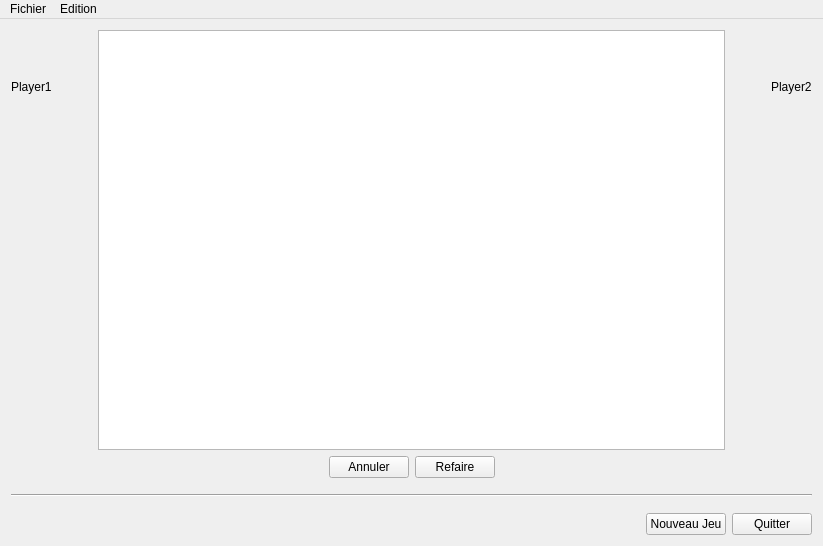
<?xml version="1.0" encoding="UTF-8"?>
<ui version="4.0">
 <class>Controller</class>
 <widget class="QMainWindow" name="Controller">
  <property name="geometry">
   <rect>
    <x>0</x>
    <y>0</y>
    <width>823</width>
    <height>546</height>
   </rect>
  </property>
  <property name="windowTitle">
   <string>Jeux Gauffre</string>
  </property>
  <widget class="QWidget" name="centralWidget">
   <layout class="QVBoxLayout" name="verticalLayout">
    <item>
     <layout class="QHBoxLayout" name="horizontalLayout_2">
      <item>
       <layout class="QVBoxLayout" name="verticalLayout_2">
        <item>
         <spacer name="verticalSpacer_3">
          <property name="orientation">
           <enum>Qt::Vertical</enum>
          </property>
          <property name="sizeType">
           <enum>QSizePolicy::Minimum</enum>
          </property>
          <property name="sizeHint" stdset="0">
           <size>
            <width>20</width>
            <height>50</height>
           </size>
          </property>
         </spacer>
        </item>
        <item>
         <widget class="QLabel" name="playerLabel1">
          <property name="text">
           <string>Player1</string>
          </property>
         </widget>
        </item>
        <item>
         <widget class="QLabel" name="diffLabel1">
          <property name="text">
           <string/>
          </property>
         </widget>
        </item>
        <item>
         <spacer name="verticalSpacer">
          <property name="orientation">
           <enum>Qt::Vertical</enum>
          </property>
          <property name="sizeHint" stdset="0">
           <size>
            <width>20</width>
            <height>40</height>
           </size>
          </property>
         </spacer>
        </item>
       </layout>
      </item>
      <item>
       <spacer name="horizontalSpacer_2">
        <property name="orientation">
         <enum>Qt::Horizontal</enum>
        </property>
        <property name="sizeType">
         <enum>QSizePolicy::Minimum</enum>
        </property>
        <property name="sizeHint" stdset="0">
         <size>
          <width>40</width>
          <height>20</height>
         </size>
        </property>
       </spacer>
      </item>
      <item>
       <widget class="QGraphicsView" name="graphicsView">
        <property name="sizeAdjustPolicy">
         <enum>QAbstractScrollArea::AdjustToContents</enum>
        </property>
        <property name="viewportUpdateMode">
         <enum>QGraphicsView::MinimalViewportUpdate</enum>
        </property>
       </widget>
      </item>
      <item>
       <spacer name="horizontalSpacer_3">
        <property name="orientation">
         <enum>Qt::Horizontal</enum>
        </property>
        <property name="sizeType">
         <enum>QSizePolicy::Minimum</enum>
        </property>
        <property name="sizeHint" stdset="0">
         <size>
          <width>40</width>
          <height>20</height>
         </size>
        </property>
       </spacer>
      </item>
      <item>
       <layout class="QVBoxLayout" name="verticalLayout_3">
        <item>
         <spacer name="verticalSpacer_4">
          <property name="orientation">
           <enum>Qt::Vertical</enum>
          </property>
          <property name="sizeType">
           <enum>QSizePolicy::Minimum</enum>
          </property>
          <property name="sizeHint" stdset="0">
           <size>
            <width>20</width>
            <height>50</height>
           </size>
          </property>
         </spacer>
        </item>
        <item>
         <widget class="QLabel" name="playerLabel2">
          <property name="text">
           <string>Player2</string>
          </property>
         </widget>
        </item>
        <item>
         <widget class="QLabel" name="diffLabel2">
          <property name="text">
           <string/>
          </property>
         </widget>
        </item>
        <item>
         <spacer name="verticalSpacer_2">
          <property name="orientation">
           <enum>Qt::Vertical</enum>
          </property>
          <property name="sizeHint" stdset="0">
           <size>
            <width>20</width>
            <height>40</height>
           </size>
          </property>
         </spacer>
        </item>
       </layout>
      </item>
     </layout>
    </item>
    <item>
     <layout class="QHBoxLayout" name="horizontalLayout_5">
      <item>
       <spacer name="horizontalSpacer_6">
        <property name="orientation">
         <enum>Qt::Horizontal</enum>
        </property>
        <property name="sizeHint" stdset="0">
         <size>
          <width>40</width>
          <height>20</height>
         </size>
        </property>
       </spacer>
      </item>
      <item>
       <widget class="QPushButton" name="undoButton">
        <property name="enabled">
         <bool>true</bool>
        </property>
        <property name="text">
         <string>Annuler</string>
        </property>
       </widget>
      </item>
      <item>
       <widget class="QPushButton" name="redoButton">
        <property name="enabled">
         <bool>true</bool>
        </property>
        <property name="text">
         <string>Refaire</string>
        </property>
       </widget>
      </item>
      <item>
       <spacer name="horizontalSpacer_7">
        <property name="orientation">
         <enum>Qt::Horizontal</enum>
        </property>
        <property name="sizeHint" stdset="0">
         <size>
          <width>40</width>
          <height>20</height>
         </size>
        </property>
       </spacer>
      </item>
     </layout>
    </item>
    <item>
     <layout class="QHBoxLayout" name="horizontalLayout_4"/>
    </item>
    <item>
     <spacer name="verticalSpacer_6">
      <property name="orientation">
       <enum>Qt::Vertical</enum>
      </property>
      <property name="sizeType">
       <enum>QSizePolicy::Maximum</enum>
      </property>
      <property name="sizeHint" stdset="0">
       <size>
        <width>20</width>
        <height>10</height>
       </size>
      </property>
     </spacer>
    </item>
    <item>
     <widget class="Line" name="line">
      <property name="orientation">
       <enum>Qt::Horizontal</enum>
      </property>
     </widget>
    </item>
    <item>
     <spacer name="verticalSpacer_5">
      <property name="orientation">
       <enum>Qt::Vertical</enum>
      </property>
      <property name="sizeType">
       <enum>QSizePolicy::Maximum</enum>
      </property>
      <property name="sizeHint" stdset="0">
       <size>
        <width>20</width>
        <height>10</height>
       </size>
      </property>
     </spacer>
    </item>
    <item>
     <layout class="QHBoxLayout" name="horizontalLayout">
      <item>
       <spacer name="horizontalSpacer">
        <property name="orientation">
         <enum>Qt::Horizontal</enum>
        </property>
        <property name="sizeHint" stdset="0">
         <size>
          <width>40</width>
          <height>20</height>
         </size>
        </property>
       </spacer>
      </item>
      <item>
       <widget class="QPushButton" name="newButton">
        <property name="toolTip">
         <string>Lance une nouvelle partie</string>
        </property>
        <property name="statusTip">
         <string/>
        </property>
        <property name="whatsThis">
         <string/>
        </property>
        <property name="text">
         <string>Nouveau Jeu</string>
        </property>
        <property name="shortcut">
         <string>Ctrl+N</string>
        </property>
       </widget>
      </item>
      <item>
       <widget class="QPushButton" name="exitButton">
        <property name="text">
         <string>Quitter</string>
        </property>
        <property name="shortcut">
         <string>Ctrl+Q</string>
        </property>
       </widget>
      </item>
     </layout>
    </item>
   </layout>
  </widget>
  <widget class="QMenuBar" name="menuBar">
   <property name="geometry">
    <rect>
     <x>0</x>
     <y>0</y>
     <width>823</width>
     <height>20</height>
    </rect>
   </property>
   <widget class="QMenu" name="menuFichier">
    <property name="title">
     <string>Fichier</string>
    </property>
    <addaction name="configureAction"/>
    <addaction name="saveAction"/>
    <addaction name="loadAction"/>
    <addaction name="exitAction"/>
   </widget>
   <widget class="QMenu" name="menuEdition">
    <property name="title">
     <string>Edition</string>
    </property>
    <addaction name="undoAction"/>
    <addaction name="redoAction"/>
   </widget>
   <addaction name="menuFichier"/>
   <addaction name="menuEdition"/>
  </widget>
  <action name="configureAction">
   <property name="text">
    <string>Configurer une partie</string>
   </property>
  </action>
  <action name="saveAction">
   <property name="text">
    <string>Sauver</string>
   </property>
   <property name="shortcut">
    <string>Ctrl+S</string>
   </property>
  </action>
  <action name="loadAction">
   <property name="text">
    <string>Charger</string>
   </property>
   <property name="shortcut">
    <string>Ctrl+O</string>
   </property>
  </action>
  <action name="exitAction">
   <property name="text">
    <string>Quitter</string>
   </property>
  </action>
  <action name="actionNouvelle_partie">
   <property name="text">
    <string>Nouvelle partie</string>
   </property>
  </action>
  <action name="actionSauver_2">
   <property name="text">
    <string>sauver</string>
   </property>
  </action>
  <action name="undoAction">
   <property name="text">
    <string>Annuler</string>
   </property>
  </action>
  <action name="redoAction">
   <property name="text">
    <string>Refaire</string>
   </property>
  </action>
 </widget>
 <layoutdefault spacing="6" margin="11"/>
 <resources/>
 <connections>
  <connection>
   <sender>exitButton</sender>
   <signal>clicked()</signal>
   <receiver>Controller</receiver>
   <slot>close()</slot>
   <hints>
    <hint type="sourcelabel">
     <x>537</x>
     <y>493</y>
    </hint>
    <hint type="destinationlabel">
     <x>422</x>
     <y>310</y>
    </hint>
   </hints>
  </connection>
 </connections>
</ui>
